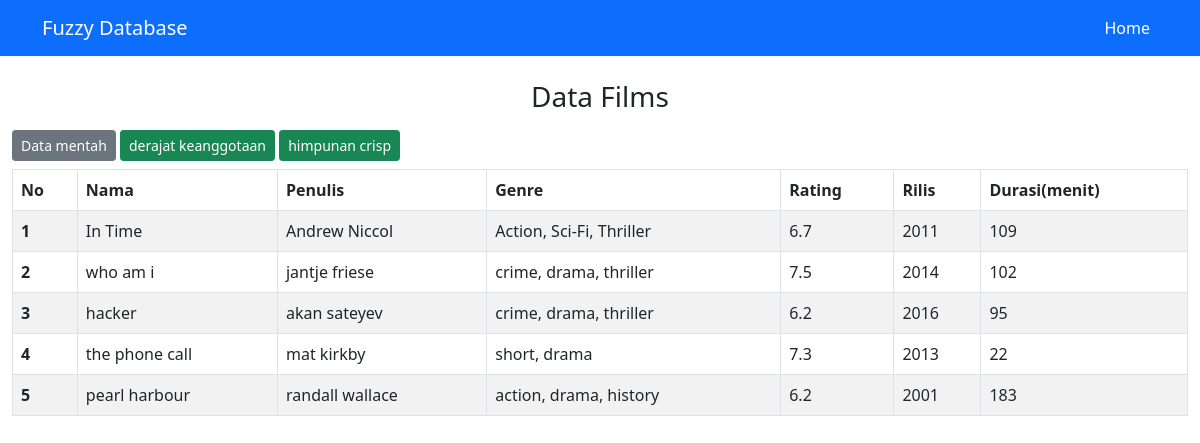
The app's page /film.php with its own data.
### tables this page shows
CREATE TABLE `films` (
  `id_film` int(11) NOT NULL,
  `name` varchar(100) NOT NULL,
  `writer` varchar(100) NOT NULL,
  `genre` varchar(100) NOT NULL,
  `rating` float NOT NULL,
  `rilis` int(4) NOT NULL,
  `duration` int(3) NOT NULL
);

### utility/config.php (called while the page is built, shortened)
<?php
function db()
{
  return mysqli_connect('localhost', 'root', '', 'fuzzy_database');
}
function query($query)
{
  $result = mysqli_query(db(), $query);
  $rows = [];
  while ($row = mysqli_fetch_assoc($result)) {
    $rows[] = $row;
  }
  return $rows;
}

### film.php (the view, shortened to what this page needs)
<?php
include 'utility/config.php';
$films = query("SELECT *, YEAR(CURDATE()) - rilis AS 'telah rilis' FROM films");
$tampil_data_default = true;
?>
<!doctype html>
<html lang="en">
<head>
  <link rel="stylesheet" href="public/css/bootstrap.css">
</head>
<body>
  <nav class="navbar navbar-expand-lg navbar-dark bg-primary">
    <div class="container">
      <a class="navbar-brand" href="#">Fuzzy Database</a>
      <div class="collapse navbar-collapse" id="navbarNav">
        <ul class="navbar-nav ms-auto">
          <li class="nav-item">
            <a class="nav-link active" aria-current="page" href="index.php">Home</a>
          </li>
        </ul>
      </div>
    </div>
  </nav>
  <div class="container-fluid mt-4">
    <h3 class="text-center mb-3">Data Films</h3>
    <?php if ($tampil_data_default) : ?>
      <form action="" method="POST">
        <a href="film.php" class="btn btn-secondary btn-sm">Data mentah</a>
        <button class="btn btn-success btn-sm" name="dk">derajat keanggotaan</button>
        <button class="btn btn-success btn-sm" name="dc">himpunan crisp</button>
      </form>
      <table class="table table-striped table-bordered mt-2">
        <thead>
          <tr>
            <th scope="col">No</th>
            <th scope="col">Nama</th>
            <th scope="col">Penulis</th>
            <th scope="col">Genre</th>
            <th scope="col">Rating</th>
            <th scope="col">Rilis</th>
            <th scope="col">Durasi(menit)</th>
          </tr>
        </thead>
        <tbody>
          <?php $i = 1;
          foreach ($films as $film) : ?>
            <tr>
              <th scope="row"><?= $i ?></th>
              <td><?= $film['name'] ?></td>
              <td><?= $film['writer'] ?></td>
              <td><?= $film['genre'] ?></td>
              <td><?= $film['rating'] ?></td>
              <td><?= $film['rilis'] ?></td>
              <td><?= $film['duration'] ?></td>
            </tr>
          <?php $i++;
          endforeach; ?>
        </tbody>
      </table>
    <?php endif; ?>
  </div>
</body>
</html>

### records on screen
films: name "In Time", writer "Andrew Niccol", genre "Action, Sci-Fi, Thriller", rating "6.7", rilis "2011", duration "109"
films: name "who am i", writer "jantje friese", genre "crime, drama, thriller", rating "7.5", rilis "2014", duration "102"
films: name "hacker", writer "akan sateyev", genre "crime, drama, thriller", rating "6.2", rilis "2016", duration "95"
films: name "the phone call", writer "mat kirkby", genre "short, drama", rating "7.3", rilis "2013", duration "22"
films: name "pearl harbour", writer "randall wallace", genre "action, drama, history", rating "6.2", rilis "2001", duration "183"
